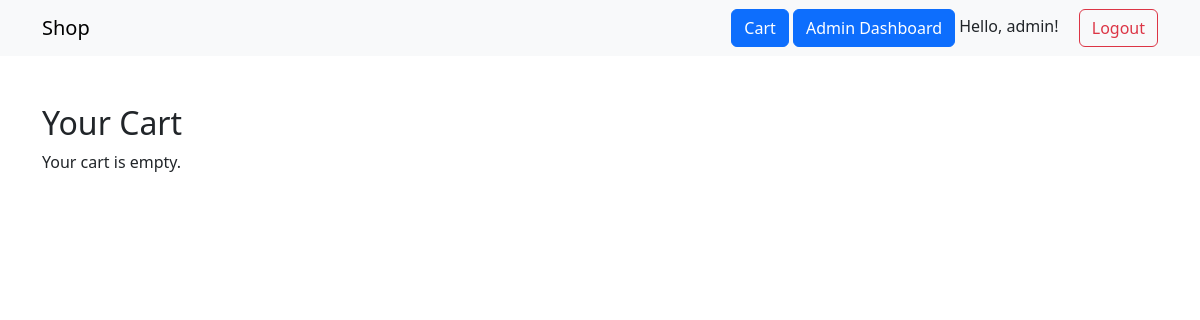
Page /cart/ (signed in) on the earlier database version.
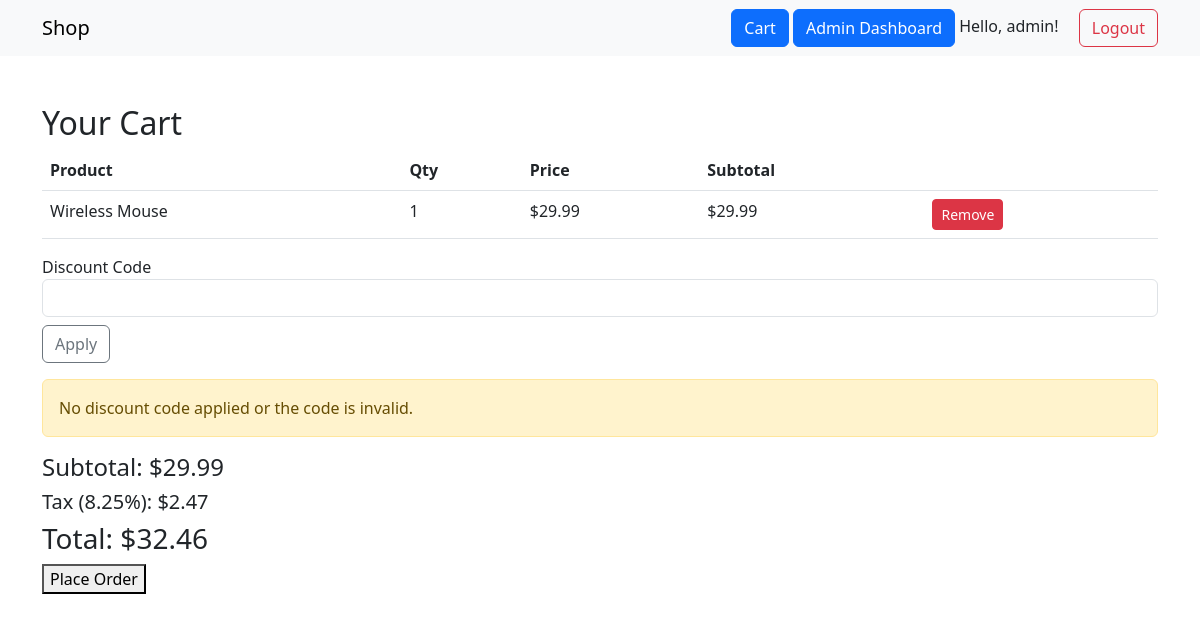
Same page on the later database version.
### app/models.py (models this page shows)
class User(db.Model, UserMixin):
    id = db.Column(db.Integer, primary_key=True)
    username = db.Column(db.String(80), unique=True, nullable=False)
    email = db.Column(db.String(120), unique=True, nullable=False)
    password = db.Column(db.String(200), nullable=False)
    is_admin = db.Column(db.Boolean, default=False)
    orders = db.relationship('Order', backref='user', lazy=True)

class CartItem(db.Model):
    id = db.Column(db.Integer, primary_key=True)
    user_id = db.Column(db.Integer, db.ForeignKey('user.id'), nullable=False)
    product_id = db.Column(db.Integer, db.ForeignKey('product.id'), nullable=False)
    quantity = db.Column(db.Integer, nullable=False)
    product = db.relationship('Product')

class Product(db.Model):
    id = db.Column(db.Integer, primary_key=True)
    name = db.Column(db.String(120), nullable=False)
    description = db.Column(db.Text, nullable=True)
    price = db.Column(db.Float, nullable=False)
    quantity = db.Column(db.Integer, nullable=False)
    image_filename = db.Column(db.String(200), nullable=True)
    on_sale = db.Column(db.Boolean, default=False)
    image_url = db.Column(db.String(255))

### app/routes/cart_routes.py (the view, shortened to what this page needs)
@bp.route('/')
@login_required
def view_cart():
    cart_items = CartItem.query.filter_by(user_id=current_user.id).all()
    subtotal = sum(item.product.price * item.quantity for item in cart_items)
    discount_code = request.args.get('discount', '')
    discount_amount = 0
    tax = round((subtotal - discount_amount) * 0.0825, 2)  # Tax should be calculated after discount
    total = round(subtotal - discount_amount + tax, 2)  # Final total (subtotal minus discount + tax)
    return render_template('cart.html', cart_items=cart_items, subtotal=subtotal, tax=tax,
                           total=total, discount=discount_amount, code=discount_code)

### app/models.py (called while the page is built)
@login_manager.user_loader
def load_user(user_id):
    return User.query.get(int(user_id))

### app/templates/cart.html (shortened to what this page needs)
{% extends "layout.html" %}
{% block content %}
<div class="container mt-5">
    <h2>Your Cart</h2>
    {% if cart_items %}
        <table class="table">
            <thead>
                <tr>
                    <th>Product</th>
                    <th>Qty</th>
                    <th>Price</th>
                    <th>Subtotal</th>
                    <th></th>
                </tr>
            </thead>
            <tbody>
                {% for item in cart_items %}
                <tr>
                    <td>{{ item.product.name }}</td>
                    <td>{{ item.quantity }}</td>
                    <td>${{ "%.2f"|format(item.product.price) }}</td>
                    <td>${{ "%.2f"|format(item.product.price * item.quantity) }}</td>
                    <td>
                        <a href="{{ url_for('cart.remove_item', item_id=item.id) }}" class="btn btn-sm btn-danger">Remove</a>
                    </td>
                </tr>
                {% endfor %}
            </tbody>
        </table>
        <form action="{{ url_for('cart.view_cart') }}" method="get">
            <div class="form-group">
              <label for="discount">Discount Code</label>
              <input type="text" class="form-control" id="discount" name="discount" value="{{ code }}">
              <button type="submit" class="btn btn-outline-secondary mt-2">Apply</button>
            </div>
          </form>
          {% if discount == 0 %}
          <div class="alert alert-warning mt-3" role="alert">
            No discount code applied or the code is invalid.
          </div>
        {% endif %}
        <h4>Subtotal: ${{ "%.2f"|format(subtotal) }}</h4>
        <h5>Tax (8.25%): ${{ "%.2f"|format(tax) }}</h5>
        <h3>Total: ${{ "%.2f"|format(total) }}</h3>
        <form action="{{ url_for('cart.place_order') }}" method="POST">
            <button type="submit">Place Order</button>
        </form>
    {% else %}
        <p>Your cart is empty.</p>
    {% endif %}
</div>
{% endblock %}

### app/templates/layout.html (shortened to what this page needs)
<!DOCTYPE html>
<html lang="en">
<head>
    <link rel="stylesheet" href="https://cdn.jsdelivr.net/npm/bootstrap@5.3.0/dist/css/bootstrap.min.css">
</head>
<body>
<nav class="navbar navbar-expand-lg navbar-light bg-light">
    <div class="container">
        <a class="navbar-brand" href="/">Shop</a>
        <div class="ms-auto">
            <a href="{{ url_for('cart.view_cart') }}" class="btn btn-primary">Cart</a>
            {% if current_user.is_authenticated and current_user.is_admin %}
                <a href="{{ url_for('admin.dashboard') }}" class="btn btn-primary">Admin Dashboard</a>
            {% endif %}
            {% if current_user.is_authenticated %}
                <span class="me-3">Hello, {{ current_user.username }}!</span>
                <a href="{{ url_for('auth.logout') }}" class="btn btn-outline-danger">Logout</a>
            {% else %}
                <a href="{{ url_for('auth.login') }}" class="btn btn-outline-primary me-2">Login</a>
                <a href="{{ url_for('auth.register') }}" class="btn btn-primary">Register</a>
            {% endif %}
        </div>
    </div>
</nav>
<main>
    {% block content %}{% endblock %}
</main>
</body>
</html>

Differences in the rows shown:
added CartItem: product.name "Wireless Mouse", quantity "1"
now on this page (row unchanged): Product: product.price "29.99", item.product.price*item.quantity "29.99"
Other differences:
{{ "%.2f"|format(subtotal) }}: (not shown) → "29.99"
{{ "%.2f"|format(tax) }}: (not shown) → "2.47"
{{ "%.2f"|format(total) }}: (not shown) → "32.46"
text no longer shown: "Your cart is empty."
text now shown: "Product Qty Price Subtotal Discount Code Apply No discount code applied or the code is invalid. Subtotal: $ Tax (8.25%): $ Total: $ Place Order"
